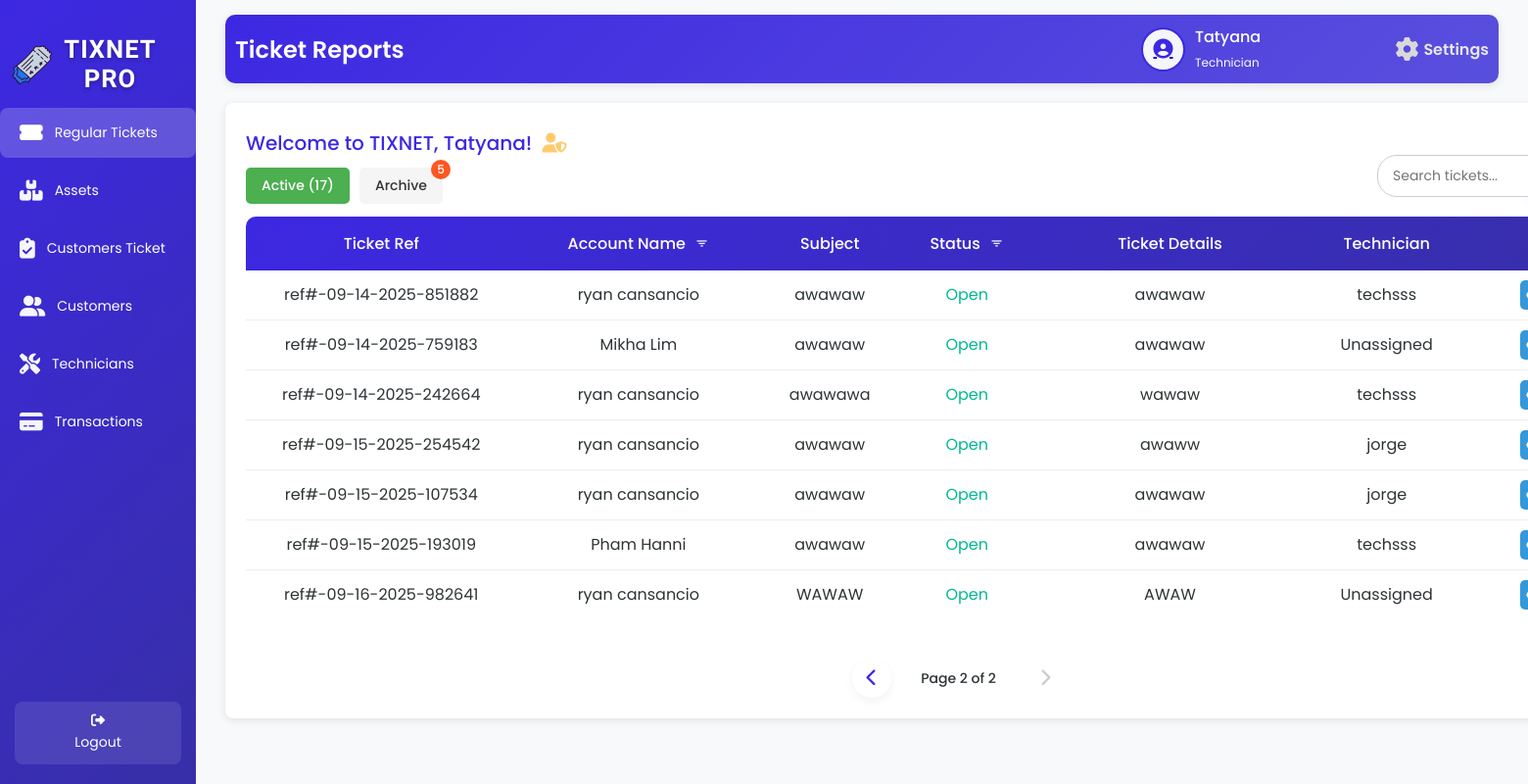
/staffD.php?tab=active&page_active=2&page_archived=1 (signed in), run on an earlier commit of the app's database.
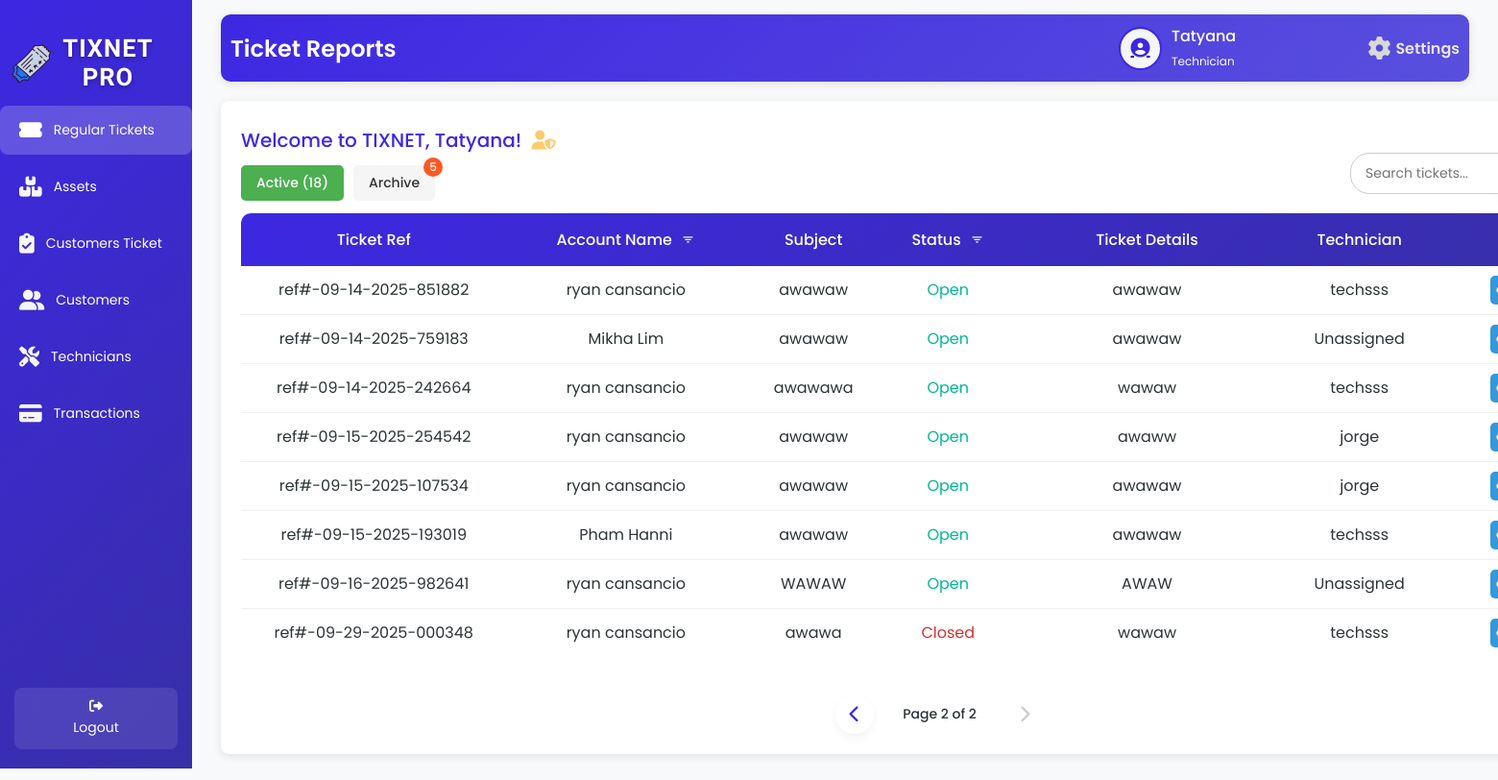
And on a later commit of the database.
### tables this page shows
CREATE TABLE `tbl_ticket` (
  `t_id` int(50) NOT NULL,
  `t_aname` varchar(200) NOT NULL,
  `t_subject` varchar(200) NOT NULL,
  `t_status` varchar(200) NOT NULL,
  `t_details` varchar(200) NOT NULL,
  `t_ref` varchar(200) NOT NULL,
  `technician_username` varchar(250) NOT NULL,
  `technician_archived` tinyint(1) DEFAULT 0,
  `archive_status` varchar(20) DEFAULT 'active'
);

### staffD.php (the view, shortened to what this page needs)
<?php
include 'db.php';
$firstName = '';
$userType = '';
$avatarPath = $_SESSION['avatarPath'];
$sqlUser = "SELECT u_fname, u_lname, u_type FROM tbl_user WHERE u_username = ?";
$stmt = $conn->prepare($sqlUser);
$stmt->bind_param("s", $_SESSION['username']);
$stmt->execute();
$resultUser = $stmt->get_result();
if ($resultUser->num_rows > 0) {
    $row = $resultUser->fetch_assoc();
    $firstName = $row['u_fname'] ?: 'Unknown';
    $userType = strtolower($row['u_type']) ?: 'staff';
} else {
    error_log("User not found for username: {$_SESSION['username']}");
    $_SESSION['error'] = "User not found.";
    header("Location: index.php");
    exit();
}
$limit = 10;
$pageActive = isset($_GET['page_active']) ? max(1, (int)$_GET['page_active']) : 1;
$offsetActive = ($pageActive - 1) * $limit;
$totalActiveQuery = "SELECT COUNT(*) AS total FROM tbl_ticket WHERE t_details NOT LIKE 'ARCHIVED:%'";
$totalActiveResult = $conn->query($totalActiveQuery);
$totalActiveRow = $totalActiveResult ? $totalActiveResult->fetch_assoc() : ['total' => 0];
$totalActive = $totalActiveRow['total'];
$totalActivePages = max(1, ceil($totalActive / $limit));
$pageArchived = isset($_GET['page_archived']) ? max(1, (int)$_GET['page_archived']) : 1;
$totalArchivedQuery = "SELECT COUNT(*) AS total FROM tbl_ticket WHERE t_details LIKE 'ARCHIVED:%'";
$totalArchivedResult = $conn->query($totalArchivedQuery);
$totalArchivedRow = $totalArchivedResult ? $totalArchivedResult->fetch_assoc() : ['total' => 0];
$totalArchived = $totalArchivedRow['total'];
$sqlActive = "SELECT t_ref, t_aname, t_subject, t_status, t_details, technician_username
              FROM tbl_ticket
              WHERE t_details NOT LIKE 'ARCHIVED:%'
              LIMIT ?, ?";
$stmtActive = $conn->prepare($sqlActive);
if ($stmtActive) {
    $stmtActive->bind_param("ii", $offsetActive, $limit);
    $stmtActive->execute();
    $resultActive = $stmtActive->get_result();
} else {
    error_log("Prepare failed for active tickets: " . $conn->error);
    $resultActive = false;
}
?>
<!DOCTYPE html>
<html lang="en">
<head>
    <link rel="stylesheet" href="staffD.css">
    <link rel="stylesheet" href="https://cdnjs.cloudflare.com/ajax/libs/font-awesome/6.6.0/css/all.min.css">
    <link rel="stylesheet" href="https://unpkg.com/boxicons@2.1.4/css/boxicons.min.css">
</head>
<body>
<div class="wrapper">
    <div class="sidebar">
        <h2><img src="image/logo.png" alt="Tix Net Icon" class="sidebar-icon">TixNet Pro</h2>
         <ul>
           <li><a href="staffD.php" class="active"><i class="fas fa-ticket-alt icon"></i> <span>Regular Tickets</span></a></li>
           <li><a href="assetsT.php"><i class="fas fa-boxes icon"></i> <span>Assets</span></a></li>
           <li><a href="AllCustomersT.php"><i class="fas fa-clipboard-check icon"></i> <span>Customers Ticket</span></a></li>
           <li><a href="customersT.php"><i class="fas fa-user-friends icon"></i> <span>Customers</span></a></li>
           <li><a href="AssignTech.php"><i class="fas fa-tools icon"></i> <span>Technicians</span></a></li>
           <li><a href="Payments.php"><i class="fas fa-credit-card icon"></i> <span>Transactions</span></a></li>
         </ul>
<footer>
    <a href="technician_staff.php" class="back-home"><i class="fas fa-sign-out-alt"></i> Logout</a>
</footer>
    </div>
    <div class="container">
        <div class="upper">
            <h1>Ticket Reports</h1>
            <div class="user-profile">
                <div class="user-icon">
                    <a href="image.php">
                        <?php
                        $cleanAvatarPath = preg_replace('/\?\d+$/', '', $avatarPath);
                        if (!empty($avatarPath) && file_exists($cleanAvatarPath)) {
                            echo "<img src='" . htmlspecialchars($avatarPath, ENT_QUOTES, 'UTF-8') . "' alt='User Avatar'>";
                        } else {
                            echo "<i class='fas fa-user-circle'></i>";
                        }
                        ?>
                    </a>
                </div>
                <div class="user-details">
                    <span><?php echo htmlspecialchars($firstName, ENT_QUOTES, 'UTF-8'); ?></span>
                    <small><?php echo htmlspecialchars(ucfirst($userType), ENT_QUOTES, 'UTF-8'); ?></small>
                </div>
                <a href="settings.php" class="settings-link">
                    <i class="fas fa-cog"></i>
                    <span>Settings</span>
                </a>
            </div>
        </div>
        <div class="table-box glass-container">
            <div class="username">
                Welcome to TIXNET, <?php echo htmlspecialchars($firstName, ENT_QUOTES, 'UTF-8'); ?>!
                <i class="fas fa-user-shield admin-icon"></i>
            </div>
            <div class="header-controls">
                <div class="tab-buttons">
                    <button class="tab-btn <?php echo (isset($_GET['tab']) && $_GET['tab'] === 'archived') ? '' : 'active'; ?>" onclick="showTab('active')">Active (<?php echo $totalActive; ?>)</button>
                    <button class="tab-btn <?php echo (isset($_GET['tab']) && $_GET['tab'] === 'archived') ? 'active' : ''; ?>" onclick="showTab('archived')">Archive
                        <?php if ($totalArchived > 0): ?>
                            <span class="tab-badge"><?php echo $totalArchived; ?></span>
                        <?php endif; ?>
                    </button>
                </div>
            </div>
                <div class="search-container">
                <input type="text" class="search-bar" id="searchInput" placeholder="Search tickets..." onkeyup="debouncedSearchTickets()">
                </div>
    <div id="active-tickets" class="tab-content <?php echo (isset($_GET['tab']) && $_GET['tab'] === 'archived') ? '' : 'active'; ?>">
        <div class="table-container">
            <table>
                <thead>
                    <tr>
                        <th>Ticket Ref</th>
                        <th>Account Name <button class="filter-btn" onclick="showAccountFilterModal('active')" title="Filter by Account Name"><i class='bx bx-filter'></i></button></th>
                        <th>Subject</th>
                        <th>Status <button class="filter-btn" onclick="showTypeFilterModal('active')" title="Filter by Type"><i class='bx bx-filter'></i></button></th>
                        <th>Ticket Details</th>
                        <th>Technician</th>
                        <th>Action</th>
                    </tr>
                </thead>
                <tbody id="active-table-body">
                    <?php
                    if ($resultActive && $resultActive->num_rows > 0) {
                        while ($row = $resultActive->fetch_assoc()) {
                            $statusClass = 'status-' . strtolower($row['t_status']);
                            $technicianDisplay = $row['technician_username'] ? htmlspecialchars($row['technician_username'], ENT_QUOTES, 'UTF-8') : 'Unassigned';
                            echo "<tr>
                                    <td>" . htmlspecialchars($row['t_ref'], ENT_QUOTES, 'UTF-8') . "</td>
                                    <td>" . htmlspecialchars($row['t_aname'], ENT_QUOTES, 'UTF-8') . "</td>
                                    <td>" . htmlspecialchars($row['t_subject'], ENT_QUOTES, 'UTF-8') . "</td>
                                    <td class='$statusClass' style='cursor: pointer;' onclick=\"showCloseTicketModal('" . htmlspecialchars($row['t_ref'], ENT_QUOTES, 'UTF-8') . "', '" . htmlspecialchars($row['t_aname'], ENT_QUOTES, 'UTF-8') . "', '" . htmlspecialchars($row['t_status'], ENT_QUOTES, 'UTF-8') . "')\">" . ucfirst(strtolower($row['t_status'])) . "</td>
                                    <td>" . htmlspecialchars(preg_replace('/^ARCHIVED:/', '', $row['t_details']), ENT_QUOTES, 'UTF-8') . "</td>
                                    <td>" . $technicianDisplay . "</td>
                                    <td class='action-buttons'>
                                        <a class='view-btn' href='#' onclick=\"showViewModal('" . htmlspecialchars($row['t_ref'], ENT_QUOTES, 'UTF-8') . "', '" . htmlspecialchars($row['t_aname'], ENT_QUOTES, 'UTF-8') . "', '" . htmlspecialchars($row['t_subject'], ENT_QUOTES, 'UTF-8') . "', '" . htmlspecialchars($row['t_status'], ENT_QUOTES, 'UTF-8') . "', '" . htmlspecialchars(preg_replace('/^ARCHIVED:/', '', $row['t_details']), ENT_QUOTES, 'UTF-8') . "')\" title='View'><i class='fas fa-eye'></i></a>
                                        <a class='edit-btn' href='#' onclick=\"showEditTicketModal('" . htmlspecialchars($row['t_ref'], ENT_QUOTES, 'UTF-8') . "', '" . htmlspecialchars($row['t_aname'], ENT_QUOTES, 'UTF-8') . "', '" . htmlspecialchars($row['t_subject'], ENT_QUOTES, 'UTF-8') . "', '" . htmlspecialchars($row['t_status'], ENT_QUOTES, 'UTF-8') . "', '" . htmlspecialchars($row['t_details'], ENT_QUOTES, 'UTF-8') . "')\" title='Edit'><i class='fas fa-edit'></i></a>
                                        <a class='archive-btn' href='#' onclick=\"showArchiveModal('" . htmlspecialchars($row['t_ref'], ENT_QUOTES, 'UTF-8') . "', '" . htmlspecialchars($row['t_aname'], ENT_QUOTES, 'UTF-8') . "')\" title='Archive'><i class='fas fa-archive'></i></a>
                                    </td></tr>";
                        }
                    } else {
                        echo "<tr><td colspan='7' class='no-tickets'>No active tickets found.</td></tr>";
                    }
                    ?>
                </tbody>
            </table>
        </div>
                <div class="pagination" id="active-pagination">
                    <?php if ($pageActive > 1): ?>
                        <a href="?tab=active&page_active=<?php echo $pageActive - 1; ?>&page_archived=<?php echo $pageArchived; ?>" class="pagination-link"><i class="fas fa-chevron-left"></i></a>
                    <?php else: ?>
                        <span class="pagination-link disabled"><i class="fas fa-chevron-left"></i></span>
                    <?php endif; ?>
                    <span class="current-page">Page <?php echo $pageActive; ?> of <?php echo $totalActivePages; ?></span>
                    <?php if ($pageActive < $totalActivePages): ?>
                        <a href="?tab=active&page_active=<?php echo $pageActive + 1; ?>&page_archived=<?php echo $pageArchived; ?>" class="pagination-link"><i class="fas fa-chevron-right"></i></a>
                    <?php else: ?>
                        <span class="pagination-link disabled"><i class="fas fa-chevron-right"></i></span>
                    <?php endif; ?>
                </div>
            </div>
        </div>
    </div>
</div>
</body>
</html>

### staffD.php (style rules this page uses)
.header-controls { display: flex; justify-content: space-between; align-items: flex-start; margin-bottom: 10px; position: relative; }
.tab-buttons { display: flex; gap: 10px; }
.tab-btn { padding: 8px 16px; border: none; border-radius: 5px; font-size: 14px; font-weight: 500; cursor: pointer; transition: background-color 0.3s; position: relative; background-color: #f5f5f5; color: #333; margin-top: 30%; }
.tab-btn.active { background-color: #4CAF50; color: white; }
.tab-badge { position: absolute; top: -8px; right: -8px; background: #ff5722; color: white; border-radius: 50%; min-width: 20px; height: 20px; font-size: 12px; display: flex; align-items: center; justify-content: center; padding: 0 4px; transition: background-color 0.3s ease; }
.tab-content { margin-top: 15px; display: none; }
.tab-content.active { display: block; }
.filter-btn { background: transparent !important; border: none; cursor: pointer; font-size: 15px; color: var(--light, #f5f8fc); margin-left: 5px; vertical-align: middle; padding: 0; outline: none; }
th .filter-btn { background: transparent !important; }
table td:first-child { text-align: center !important; vertical-align: middle; }
table td { text-align: center; vertical-align: middle; }
.action-buttons { text-align: center; white-space: nowrap; }
.pagination { display: flex; justify-content: center; align-items: center; margin-top: auto; padding-top: 20px; }
.pagination-link { display: inline-flex; align-items: center; justify-content: center; width: 40px; height: 40px; border-radius: 50%; background: white; color: var(--primary); text-decoration: none; margin: 0 5px; box-shadow: 0 4px 10px rgba(0, 0, 0, 0.05); transition: all 0.3s; }
.pagination-link.disabled { color: #ccc; pointer-events: none; box-shadow: none; }
.current-page { margin: 0 15px; font-weight: 500; color: var(--dark); }

What changed in the data, as far as the page shows it:
added tbl_ticket: t_ref "ref#-09-29-2025-000348", t_aname "ryan cansancio", t_subject "awawa", t_status "Closed", t_details "wawaw", technician_username "techsss"
Also different on the page:
$totalActive: "17" → "18"
